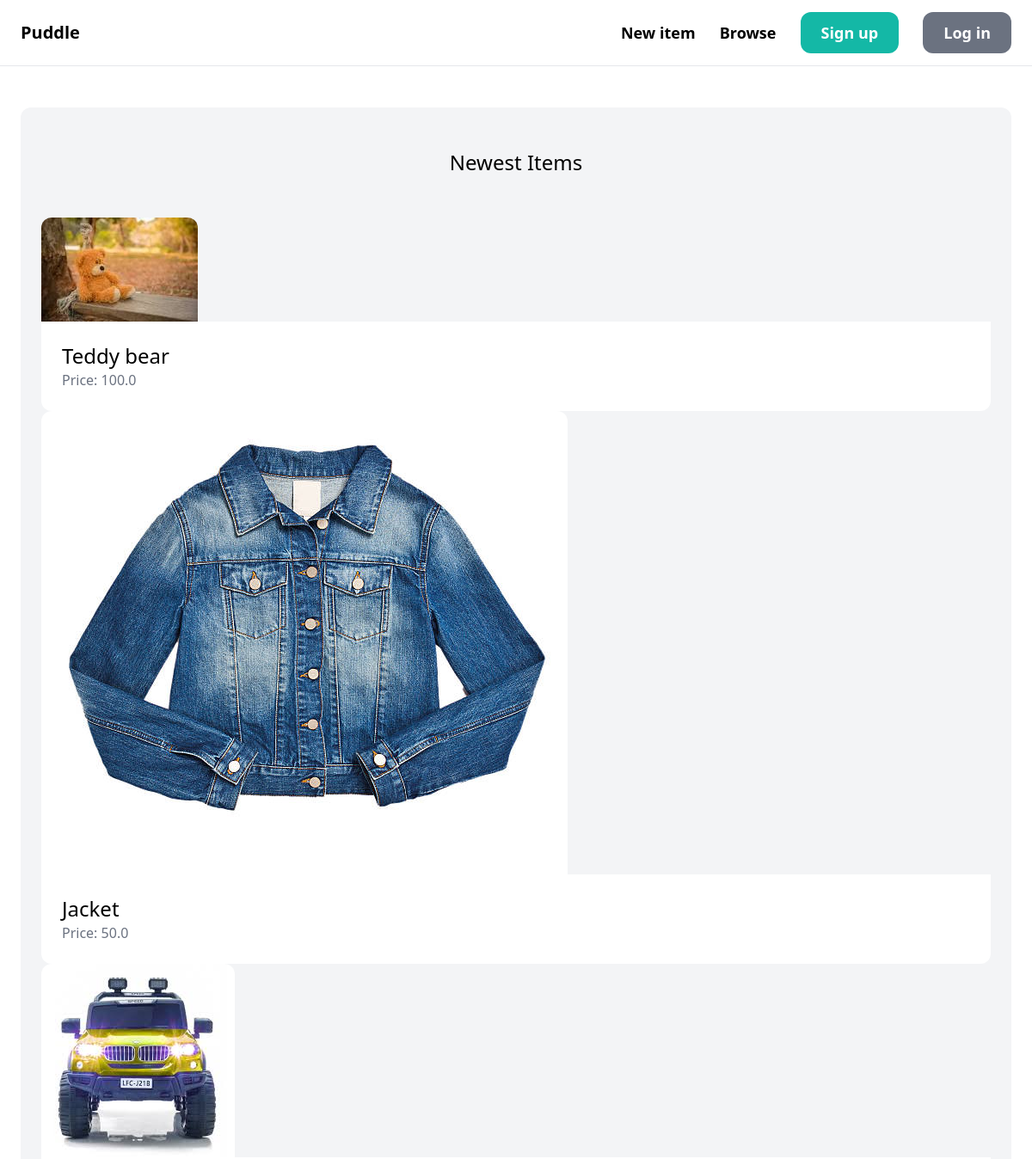
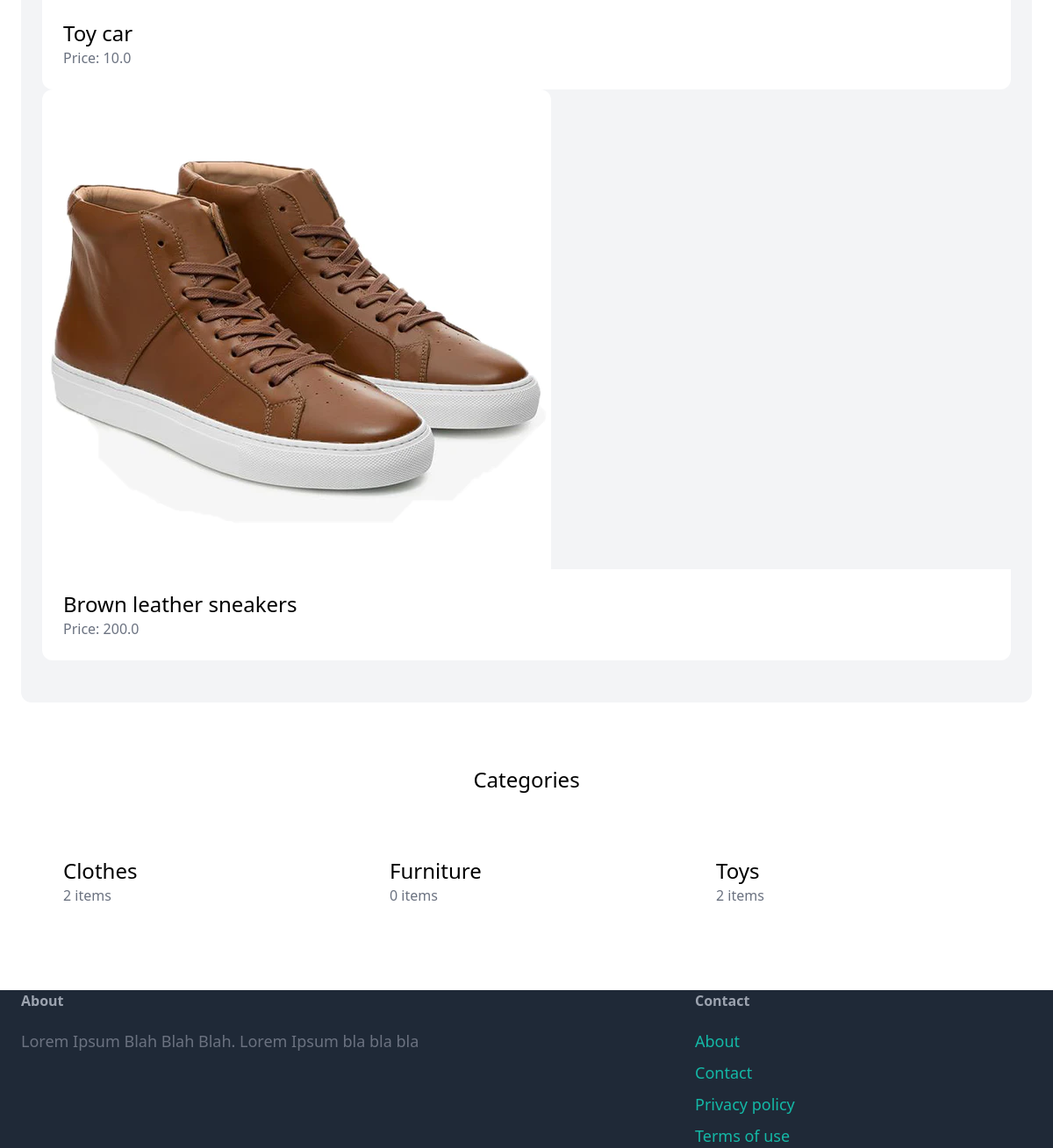
/, run on an earlier commit of the app's database (2 pictures, top to bottom).
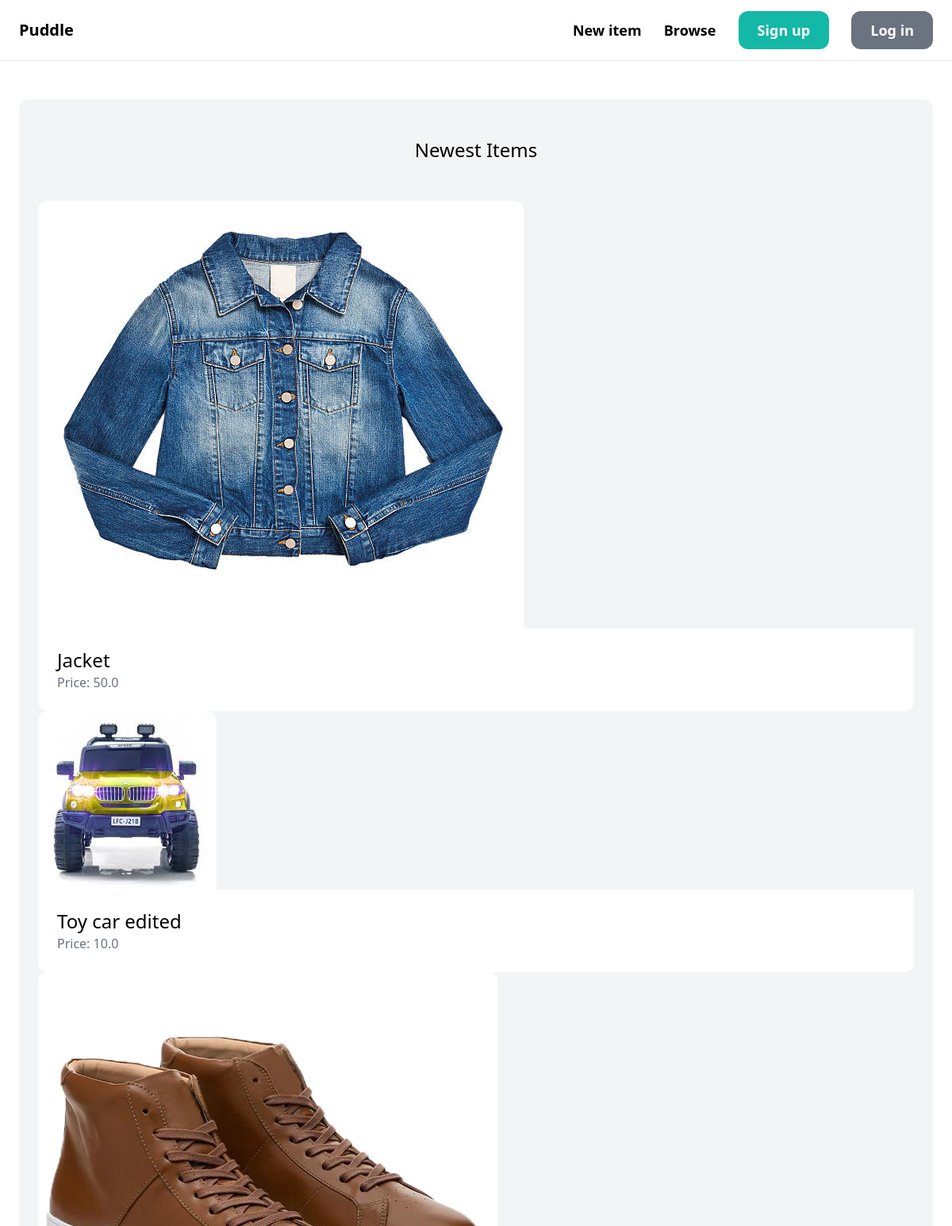
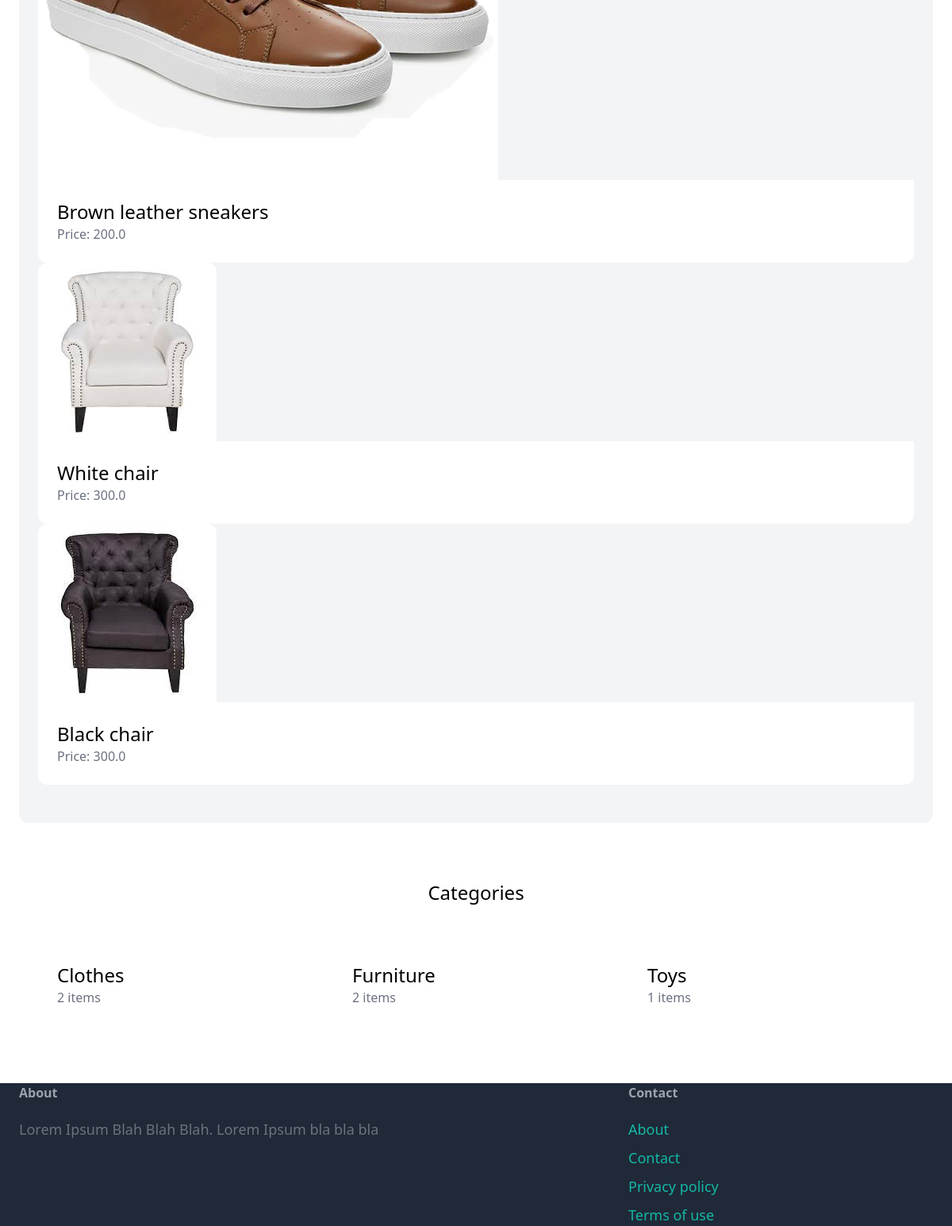
And on a later commit of the database (2 pictures, top to bottom).
### item/models.py (models this page shows, shortened)
class Item(models.Model):
    category = models.ForeignKey(Category, related_name='items', on_delete=models.CASCADE)
    name = models.CharField(max_length=255)
    description = models.TextField(blank=True, null=True)
    price = models.FloatField()
    image = models.ImageField(upload_to='item_images', blank=True, null=True)
    is_sold = models.BooleanField(default=False)
    created_at = models.DateTimeField(auto_now_add=True)
    created_by = models.ForeignKey(User, related_name='items', on_delete=models.CASCADE)
    class Meta:
        verbose_name_plural = 'items'

class Category(models.Model):
    name = models.CharField(max_length=255)
    class Meta:
        ordering = ('name',)
        verbose_name_plural = 'categories'

### core/views.py (the view)
# urls.py: path('', views.index, name='index'),
def index(request):
    items = Item.objects.filter(is_sold=False)[0:6]
    categories = Category.objects.all()
    context = {
        'items': items,
        'categories': categories,
    }
    return render(request, 'core/index.html', context)

### core/templates/core/index.html (shortened to what this page needs)
{% extends 'base.html' %}
{% block content%}
    <div class="mt-6 px-6 py-12 bg-gray-100 rounded-xl">
        <h2 class="mb-12 text-2xl text-center">Newest Items</h2>
        <div class="gird grid-cols-3 gap-3">
            {% for item in items %}
                <div>
                    <a href="{% url 'item:detail' item.id %}">
                        <div>
                            <img src="{{ item.image.url }}" class="rounded-t-xl">
                        </div>
                        <div class="p-6 bg-white rounded-b-xl">
                            <h2 class="text-2xl">{{ item.name }}</h2>
                            <p class="text-gray-500">Price: {{ item.price }}</p>
                        </div>
                    </a>
                </div>
            {% endfor %}
        </div>
    </div>
    <div class="mt-6 px-6 py-12 b-gray-100 rounded-xl">
        <h2 class="mb-12 text-2xl text-center">Categories</h2>
        <div class="grid grid-cols-3 gap-3">
            {% for category in categories %}
            <div>
                <a href="#">
                    <div class="p-6 bg-white rounded-b-xl">
                        <h2 class="text-2xl">{{ category.name }}</h2>
                        <p class="text-gray-500">{{ category.items.count }} items</p>
                    </div>
                </a>
            </div>
            {% endfor %}
        </div>
    </div>
{% endblock content %}

### core/templates/base.html (shortened to what this page needs)
<!DOCTYPE html>
<html lang="en">
  <head>
    <script src="https://cdn.tailwindcss.com"></script>
  </head>
  <body>
    <nav class="py-6 px-6 flex justify-between items-center border-b border-gray-200">
      <a href="{% url 'core:index' %}" class="text-xl font-semibold">Puddle</a>
      <div class="space-x-6">
        <a href="{% url 'item:new' %}" class="text-lg font-semibold hover:text-gray-500">New item</a>
        <a href="{% url 'item:items' %}" class="text-lg font-semibold hover:text-gray-500">Browse</a>
        {% if request.user.is_authenticated %}
          <a href="{% url 'conversation:inbox' %}" class="px-6 py-3 text-lg font-semibold bg-gray-500 text-white rounded-xl hover:bg-gray-700">Inbox</a>
          <a href="{% url 'dashboard:index' %}" class="px-6 py-3 text-lg font-semibold bg-gray-500 text-white rounded-xl hover:bg-gray-700">Dashboard</a>
        {% else %}
          <a href="{% url 'core:signup' %}" class="px-6 py-3 text-lg font-semibold bg-teal-500 text-white rounded-xl hover:bg-teal-700">Sign up</a>
          <a href="{% url 'core:login' %}" class="px-6 py-3 text-lg font-semibold bg-gray-500 text-white rounded-xl hover:bg-gray-700">Log in</a>
        {% endif %}
      </div>
    </nav>
    <div class="px-6 py-6">
        {% block content %}{% endblock content %}
    </div>
    <footer class="px-6 px-6 flex justify-between bg-gray-800">
      <div class="w-2/3 pr-10">
        <h3 class="mb-5 font-semibold text-gray-400">About</h3>
        <p class="text-lg text-gray-500">
          Lorem Ipsum Blah Blah Blah. Lorem Ipsum bla bla bla
        </p>
      </div>
      <div class="w-1/3">
        <h3 class="mb-5 font-semibold text-gray-400">Contact</h3>
        <ul class="space-y-2">
          <li><a href="#" class="text-lg text-teal-500 hover:text-teal-700">About</a></li>
          <li><a href="{% url 'core:contact' %}" class="text-lg text-teal-500 hover:text-teal-700">Contact</a></li>
          <li><a href="#" class="text-lg text-teal-500 hover:text-teal-700">Privacy policy</a></li>
          <li><a href="#" class="text-lg text-teal-500 hover:text-teal-700">Terms of use</a></li>
        </ul>
      </div>
    </footer>
  </body>
</html>

What changed in the data, as far as the page shows it:
removed Item: image (picture), name "Teddy bear", price "100.0"
changed Item: name "Toy car" → "Toy car edited"
added Item: image (picture), name "White chair", price "300.0"
added Item: image (picture), name "Black chair", price "300.0"
computed for Category "Furniture": items.count "0" → "2"
computed for Category "Toys": items.count "2" → "1"
